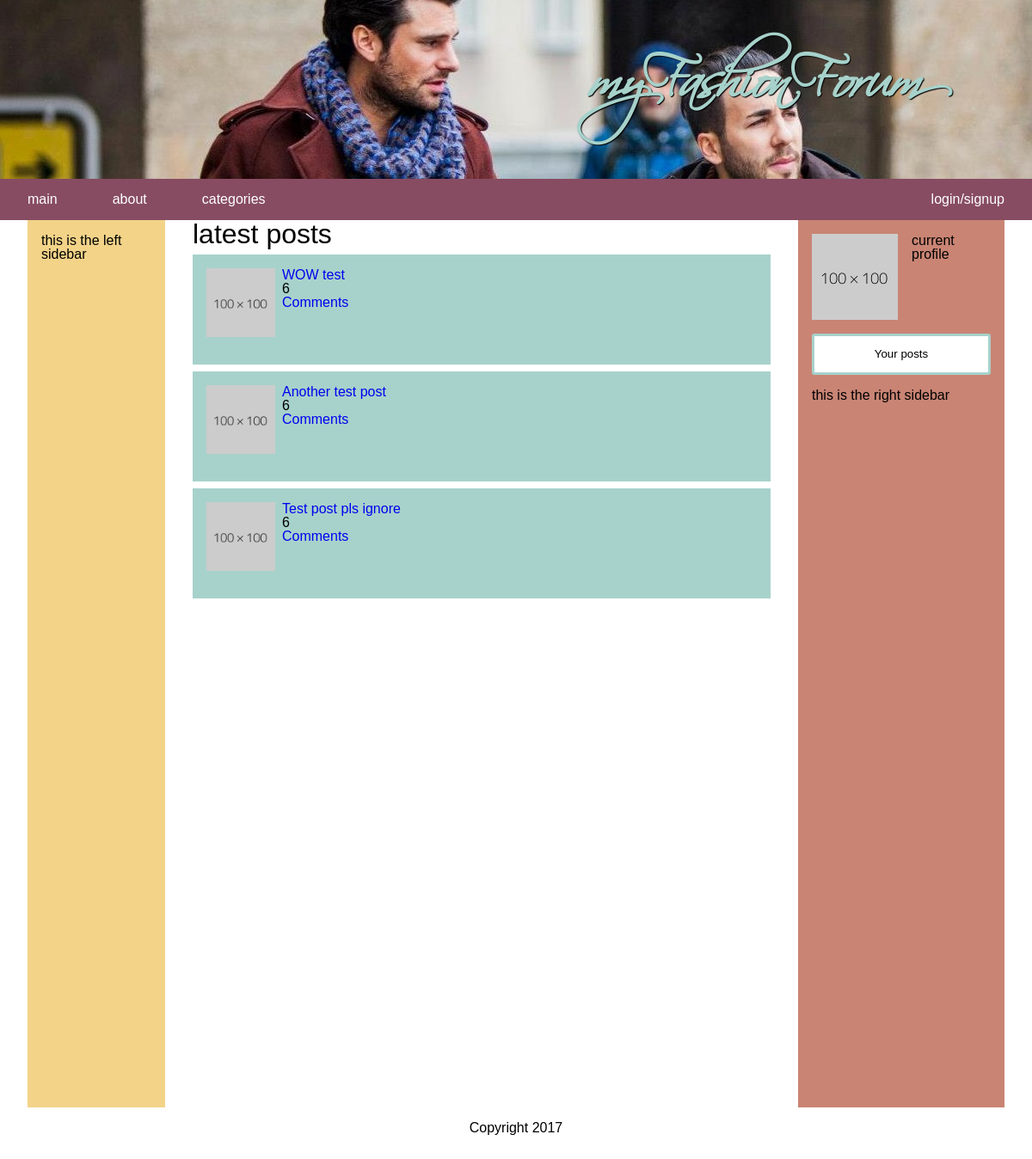
The app's page /home.php with its own data.
### tables this page shows
create table Posts(
    pid int auto_increment,
    title varchar(500),
    text varchar(500),
    link varchar(500),
    score int,
    uid int,
    catId int,
    primary key (pid),
    foreign key (uid) references Users(uid) on update cascade on delete no action,
    foreign key (catId) references Categories(catId) on update cascade on delete no action
);

### connection.php (called while the page is built)
<?php
$host = "cosc360.ok.ubc.ca";
$database = "db_47686143";
$user = "47686143";
$password = "47686143";
$conn = new mysqli($host, $user, $password, $database);
$error = $conn->connect_error;

### home.php (the view, shortened to what this page needs)
<?php
require 'navbar.php';
?>
    <main>
        <div id="left">
            <p>this is the left sidebar</p>
        </div>
        <div id="right">
            <div id="profile-box">
                <img src="images/placeholder.png">
                <p>current profile</p>
                <button class="big-buttons loginBtn">Your posts</button>
            </div>
            <p>this is the right sidebar</p>
        </div>
        <div id="center-container">
            <h1>latest posts</h1>
            <?php
            if ($error != null) {
                $output = "<p>Unable to connect to database!</p>";
                exit($output);
            } else {
                $stmt = $conn->prepare("SELECT pid, title, link, score FROM Posts  ORDER BY pid DESC LIMIT 10;");
                $stmt->execute();
                $stmt->bind_result($pid, $title, $link, $score);
                $posts = [];
                while ($stmt->fetch()) {
                    array_push($posts, [
                        'pid' => $pid,
                        'title' => $title,
                        'link' => $link,
                        'score' => $score
                    ]);
                }
                foreach ($posts as &$post) {
                    echo "<article><img src=\"images/placeholder.png\">
                            <a href=\"http://" .
                        $post['link'] .
                        "\"><p>" .
                        $post['title'] .
                        "</p></a>" .
                        $post['score'] .
                        '<p><a href="post.php?pid=' . $post['pid'] .
                        '" >Comments</a></p></article>';
                }
            }
            ?>
        </div>
    </main>
    <footer>
        <p>Copyright 2017</p>
    </footer>
    </body>
    </html>

### css/stylesheet.css (style rules this page uses)
body { min-width: 30em; font-family: "Berlin Sans FB", Verdana, sans-serif; }
footer { padding: 3em; text-align: center; }
h1 { font-size: 2em; }
#left { height: 100%; width: 8em; float: left; background-color: #F2D388; padding: 1em; }
#right { padding: 1em; float: right; width: 13em; height: 100%; background-color: #C98474; }
#profile-box { min-height: 6em; width: 100%; margin-right: 1em; margin-bottom: 1em; }
div div img { margin-right: 1em; margin-bottom: 1em; float:left; }
#center-container { min-width: 8em; height: 100%; margin-left: 12em; margin-right: 17em; }
main { min-width: 32em; margin-top: 3em; margin-left: 2em; margin-right: 2em; height: 1000px; }
article { padding: 1em; min-height: 6em; width: auto; min-width: 15em; margin-top: 0.5em; background-color: #A7D2CB; }
article img { float: left; width: 5em; height: 5em; margin-right: 0.5em; margin-bottom: 0.5em; }
article a { text-decoration: none; }
.big-buttons { font-family: inherit; padding: 1em; width: 100%; background-color: white; border: 3px solid #A7D2CB; border-radius: 3px; color: black; }

### records on screen
posts: title "WOW test", score "6"
posts: title "Another test post", score "6"
posts: title "Test post pls ignore", score "6"
